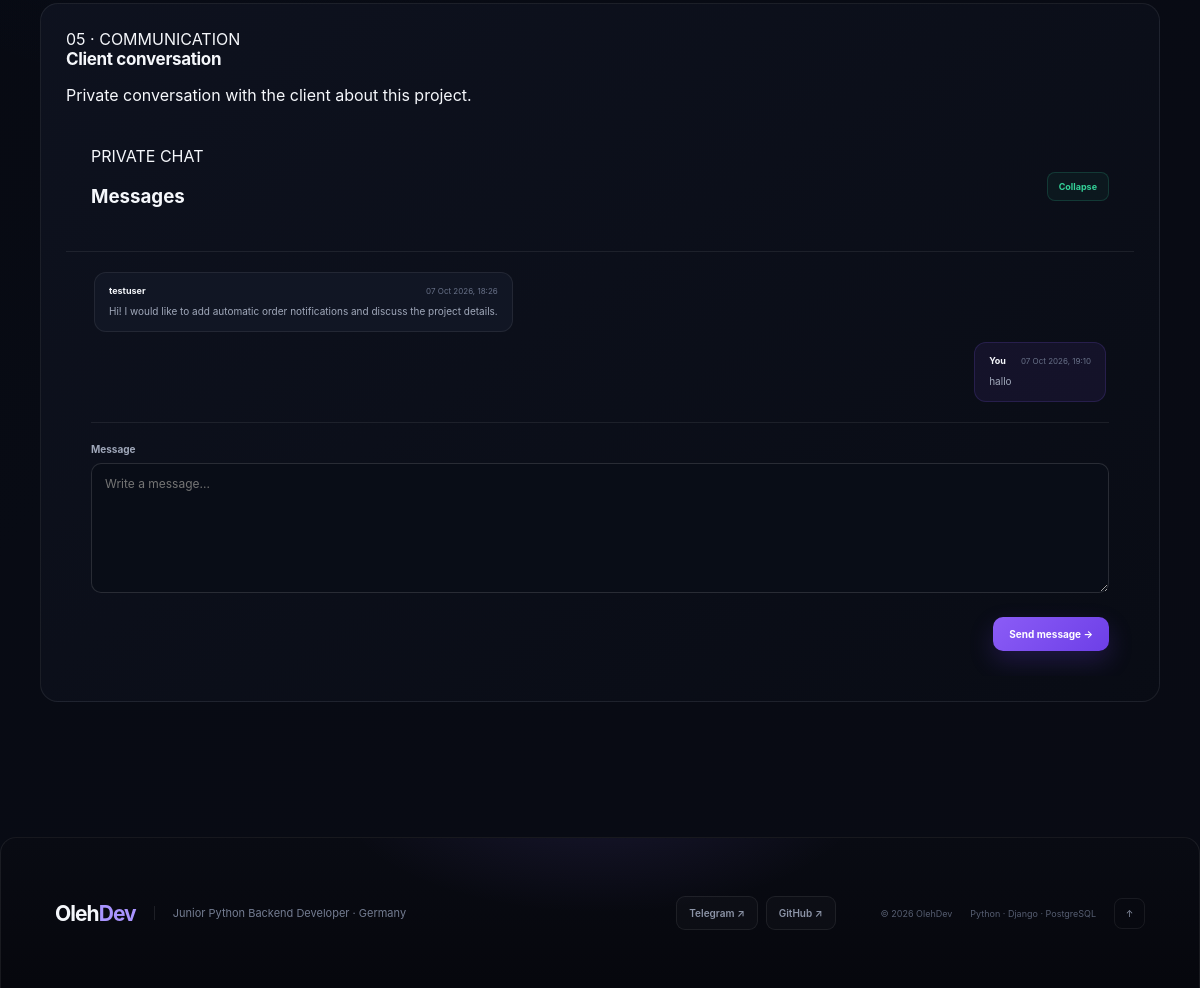
Before: /admin-panel/requests/1/ (signed in, lower part) with the older database file.
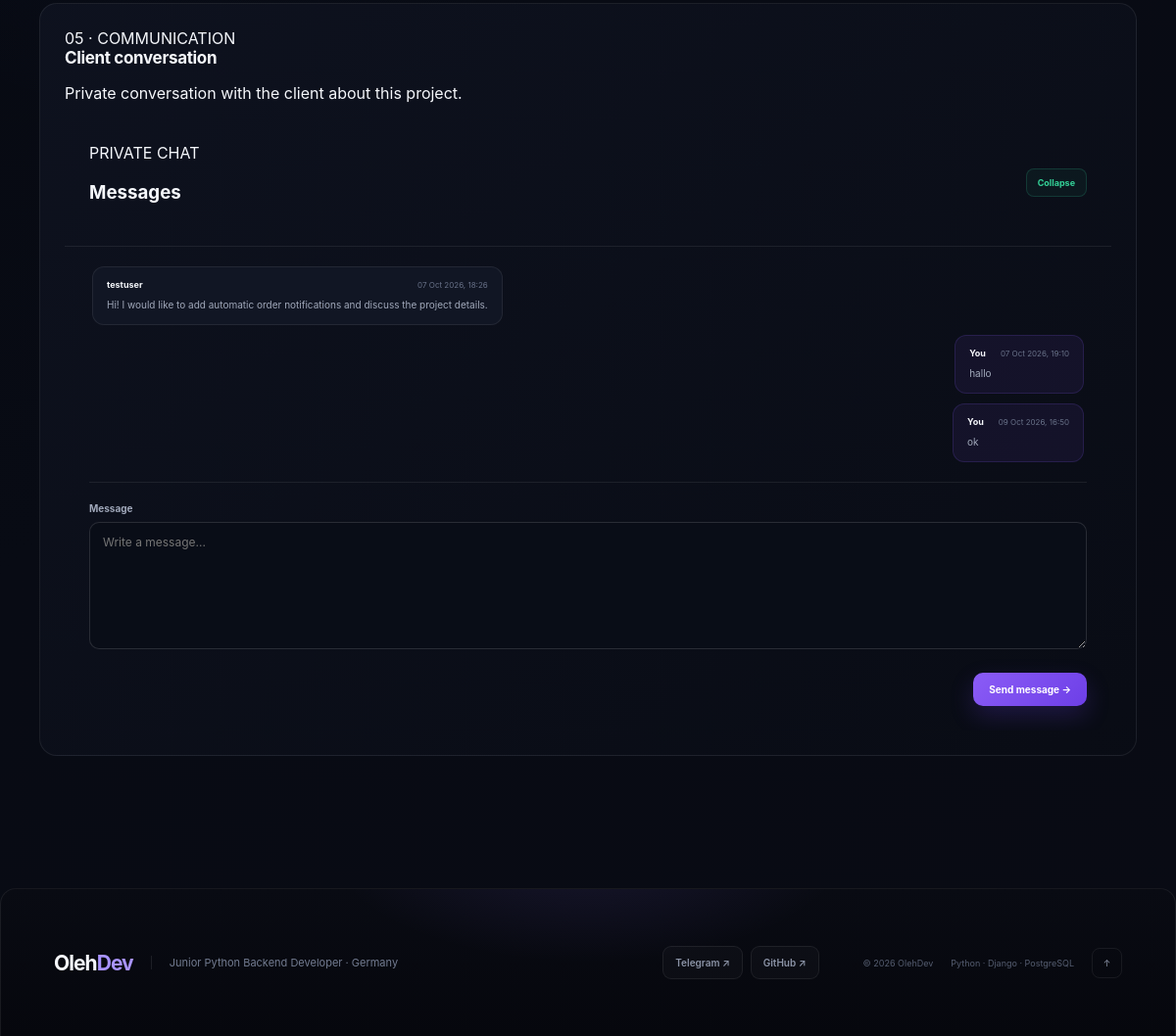
After: the same page with the newer database file.
### olehdev/models.py (models this page shows, shortened)
class Message(models.Model):
    project_request = models.ForeignKey(
        ProjectRequest,
        on_delete=models.CASCADE,
        related_name="messages",
    )
    sender = models.ForeignKey(
        settings.AUTH_USER_MODEL,
        on_delete=models.CASCADE,
        related_name="messages",
    )
    text = models.TextField()
    created_at = models.DateTimeField(auto_now_add=True)
    class Meta:
        ordering = ["created_at"]

### olehdev/views.py (the view)
@admin_required
def admin_request_detail(request, request_id):
    project_request = get_object_or_404(
        ProjectRequest.objects.prefetch_related(
            "skills",
            "messages__sender",
        ),
        id=request_id,
    )
    if request.method == "POST":
        action = request.POST.get("action")
        if action == "status":
            status = request.POST.get("status")
            valid_statuses = {
                choice[0]
                for choice in ProjectRequest.Status.choices
            }
            if status in valid_statuses:
                project_request.status = status
                project_request.save()
                messages.success(
                    request,
                    "Request status updated.",
                )
            return redirect(
                "admin_request_detail",
                request_id=project_request.id,
            )
        if action == "message":
            message_form = MessageForm(request.POST)
            if message_form.is_valid():
                message = message_form.save(commit=False)
                message.project_request = project_request
                message.sender = request.user
                message.save()
                return redirect(
                    "admin_request_detail",
                    request_id=project_request.id,
                )
        else:
            message_form = MessageForm()
    else:
        message_form = MessageForm()
    chat_messages = project_request.messages.select_related(
        "sender"
    ).all()
    return render(
        request,
        "admin/request_detail.html",
        {
            "project_request": project_request,
            "chat_messages": chat_messages,
            "message_form": message_form,
        },
    )

### olehdev/forms.py
class MessageForm(forms.ModelForm):
    class Meta:
        model = Message
        fields = ("text",)
        widgets = {
            "text": forms.Textarea(
                attrs={
                    "placeholder": "Write a message...",
                    "rows": 3,
                }
            ),
        }

### olehdev/views.py (called while the page is built)
def admin_required(view_func):
    @wraps(view_func)
    def wrapper(request, *args, **kwargs):
        if not request.user.is_authenticated:
            return redirect("login")
        if not request.user.is_staff:
            return redirect("home")
        return view_func(request, *args, **kwargs)
    return wrapper

### templates/admin/request_detail.html (shortened to what this page needs)
{% extends "base.html" %}
{% load static %}
{% block styles %}
    <link
        rel="stylesheet"
        href="{% static 'css/admin.css' %}"
    >
{% endblock %}
{% block content %}
<section class="admin-dashboard">
    <section class="request-detail-section admin-chat-section">
        <div class="admin-detail-section-heading">
            <div>
                <span class="admin-section-kicker">
                    05 · COMMUNICATION
                </span>
                <h2>
                    Client conversation
                </h2>
                <p>
                    Private conversation with the client about this project.
                </p>
            </div>
        </div>
        <details
            class="chat-details"
            open
        >
            <summary class="chat-summary">
                <div>
                    <span class="admin-chat-label">
                        PRIVATE CHAT
                    </span>
                    <h3>
                        Messages
                    </h3>
                </div>
                <span class="chat-toggle">
                    Collapse
                </span>
            </summary>
            <div class="chat-content">
                <div class="chat-messages">
                    {% for message in chat_messages %}
                        <div
                            class="
                                chat-message
                                {% if message.sender == user %}
                                    chat-message-own
                                {% else %}
                                    chat-message-client
                                {% endif %}
                            "
                        >
                            <div class="chat-message-meta">
                                <strong>
                                    {% if message.sender == user %}
                                        You
                                    {% else %}
                                        {{ message.sender.username }}
                                    {% endif %}
                                </strong>
                                <span>
                                    {{ message.created_at|date:"d M Y, H:i" }}
                                </span>
                            </div>
                            <p>
                                {{ message.text|linebreaksbr }}
                            </p>
                        </div>
                    {% endfor %}
                </div>
                <form
                    method="post"
                    class="chat-form"
                >
                    <div class="form-field">
                        <label for="{{ message_form.text.id_for_label }}">
                            Message
                        </label>
                        {{ message_form.text }}
                    </div>
                    <div class="chat-submit">
                        <button
                            type="submit"
                            class="form-submit"
                        >
                            Send message
                            <span>→</span>
                        </button>
                    </div>
                </form>
            </div>
        </details>
    </section>
</section>
{% endblock %}

Changed rows visible on the page:
added Message: shows "You", created_at "09 Oct 2026, 16:50", text "ok"
